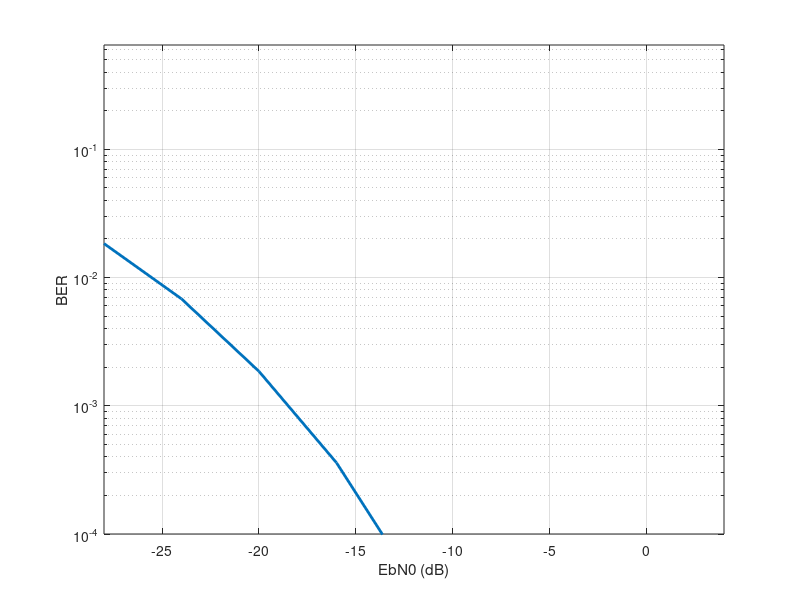

This chart was generated by the following MATLAB code: (Note: this script raises an error after producing the figure.)
% fazer com mais parametros diferentes n aps, n UE

load('4U16AP.mat');
% Plot the graph
figure('Position', [100, 100, 1*560, 1*420]);
title('UE - AP');
semilogy(EbN0, squeeze(mean(ber, [1 2])), 'LineWidth', 2,'DisplayName','UE - AP');
axis([min(EbN0) max(EbN0) 1e-4 0.65]);
xlabel('EbN0 (dB)');
ylabel('BER');
grid on;
hold on;
clc;
clear;


%% For comparing with UE - AP data
clc;
clear;
%function main
%% parameters
% AP parameters
M = 16;                              % n APs
NAp = 16;                           % nr antennas Acess Point

% UE  parameters
U = 4;                              % nr UEs
NUe = 1;                           % nr antennas User Equipment
NrxRF = NUe;                        % nr RF chains is equal to the number of antennas

% channel parameters


Ncl = 5;                            % nr clusters
Nray = 3;                           % nr rays
AngleSpread = 8;                    % angle spread

% OFDM parameters
K = 64;                            % nr of subcarriers
MODULATION_ORDER = 4;               % QPSK



% simulation parameters
Nchannels = 1000;                    % number of channel realizations
Nsym = 1;                          % number of noise realizations
EbN0 = -28:4:4;                   % energy per bit to noise power spectral density ratio 
%EbN0=100;
nvar = 10.^(-EbN0./10)/(log2(MODULATION_ORDER));   % noise variance

%% allocate memory and construct objects
ber = nan(Nchannels, Nsym, length(EbN0));
channel = CWideband_mmWave_Channel(NUe, NAp, K, K/4, Ncl, Nray, 10, 10, AngleSpread);%% construct channel object (DL)
DFT_S_OFDM = CDFT_S_OFDM(K, U, 1, MODULATION_ORDER);                            %% construct DFT-S-OFDM object //sc-fdma (DL)

%% open new figure to plot the results

%% start timer 
tic
    
%% for each channel realization
for ch = 1:Nchannels
    
    % generate channel for all UT and AP pairs
    H0 = generateChannels(channel, U, M); %(DL)
    %% for each noise realization
    for n = 1:Nsym
        % generate noise with unit variance
        noise = sqrt(1/2)*complex(randn(NUe, K), randn(NUe, K)); %(DL)
        %% sweep over the EbN0 range
        for p = 1:length(EbN0)
            %% Access Points
            b = DFT_S_OFDM.genRandBits();                                       % Generate random bits
            s = DFT_S_OFDM.mod(b);                                              % DFT_S_OFDM modulation
            
            H = permute(H0,[4 2 3 5 1]);
            
            Wd = computeDigitalPrecoder(H, nvar(p),M);

            y1 = zeros(K,U);
            y = zeros(K,U); 
            
            for k = 1:K
                for u = 1:U
                    for m = 1:M
                        y1(k,u) = y1(k,u)+H0(:, :, k, u, m) * Wd(:, :, k, m) * s(k, :).' ;
                        
                    end
                    y(k,u) = y1(k,u) + sqrt(nvar(p))*noise(:,k);
                end
            end
     
            br = DFT_S_OFDM.demod(y);
           
            [~, ber(ch, n, p)] = biterr(b, br);
            
        end
    end
    sim_time = toc; % read timer
    
    %% plot results (average ber over channel and noise)
    %semilogy(EbN0, squeeze(nanmean(ber, [1 2])));
    %semilogy(EbN0, squeeze(mean(ber, [1 2])));
    figure(1)
    semilogy(EbN0, squeeze(mean(ber, [1 2])), 'r', 'LineWidth', 2, 'DisplayName','UE - AP');
    axis([min(EbN0) max(EbN0) 1e-4 0.65]); % Adjust the y-axis limit
    xlabel('EbN0 (dB)')
    ylabel('BER')
    grid on;
    sgtitle('Comparison between UE - AP and AP - UE');
    pause(1)                                                                    % wait for the plotting function to finish
    
    %% display information about simulation
    if(mod(ch, 10) == 0)
        avg_sim_time = sim_time/ch;
        Nchannel_left = Nchannels - ch;
        fprintf('Simulation time left (estimate): %0.1f min. \n', avg_sim_time*Nchannel_left/60)
    end
end
%end
legend({'UE-AP','AP-UE'})

%% generate equivalent channel, including precoder, for all UT and AP pairs
function H0 = generateChannels(channel, M, U)
%% Channel parameters
np = 4.1;   % path-Loss exponents
dp_s = 7.6; % standard deviation of shadowing factor
f = 28;     % GHz
rAP = 500;  % AP coverage radius

%% allocate memory for variables
H0 = zeros(channel.Nr, channel.Nt, channel.Nc, M, U);
Arx0 = zeros(channel.Nr, channel.Ncl*channel.Nray, M, U);
pl = zeros(U, M);
muTx = zeros(U, channel.Ncl, M);

%% generate users and access points positions
[xa, ya, xu, yu] = genNodesPositions(rAP, M, U);

%% Average path loss for a scenario with a user at cell border being served by an AP at cell center
averageShadowing = exp((log(10)/10*dp_s)^2/2);  % theoretical value of average shadowing
pathLossWithoutShadowing = pLoss(f,rAP,np,0);   % path loss not considering shadowing
C = pathLossWithoutShadowing*averageShadowing;  % normalization constant

% for each AP
for m = 1:M
    % for each UT
    for u = 1:U
        % generate channel without path loss
        [H0(:, :, :, m, u), ~, Arx0(:, :, m, u), ~, ~, muTx(u,:,m)] = channel.genRandomInstance;
        
        % distance (D) between UTs and APs:
        D = mdist([xu(u), yu(u)], [xa(m), ya(m)]);
        
        % Path Loss
        pl(u,m) = pLoss(f, D, np, dp_s)/C;
        
        H0(:, :, :, m, u) = sqrt(pl(u, m))*H0(:, :, :, m, u);
    end
end
end


function  Wd  = computeDigitalPrecoder(H, nvar, M)
    % Get parameters
    NAp = size(H, 2);  % Number of receivers
    U = size(H, 1);    % Number of users
    K = size(H, 3);    % Number of subcarriers
    M = size(H, 4);    % Number of APs
    
    % Allocate memory for Gd
    Wd = zeros(NAp, U, K, M);
    
    S0 = zeros(U, 1);
    % Compute Gd without Ga
    for m = 1:M
        
        for k = 1:K
            % Compute received signal correlation
            R = H(:, :, k, m) * H(:, :, k, m)'+ nvar * eye(U);
            % Compute optimum digital part
            Wd(:, :, k, m) =  H(:, :, k, m)'*inv(R);
            powers = diag(Wd(:,:,k,m)'*Wd(:,:,k,m));
            Wd(:,:,k,m) = Wd(:,:,k,m)/sqrt(M*diag(powers));
        end
    end
end


%% Path loss
function PL= pLoss(f,d,E_NLOS,f_NLOS)
waveLen = 0.3/f;

G_TX=15;      %15 dBi
G_Rx=24.5;    %24.5 dBi
Gain=G_TX+G_Rx;
Gain_L=10^(Gain/10);

d0=1;
Beta0=10*log10((4*pi*d0)/waveLen).^2;

%E_NLOS=4.1;  %NLOS Path-loss exponents in dB
%f_NLOS=7.6;  %NLOS Standard deviation of shadowing factor in dB

A_NLOS=f_NLOS*randn();     %A_NLOS= 10.^(f_NLOS*randn()/10);  %linear

Beta= Beta0 + 10*E_NLOS*log10(d/d0) + A_NLOS;
Beta_L= 10^(Beta/10);

%Ga_Beta= Gain - Beta;
%Ga_Beta_L1=10^(Ga_Beta/10);

PL= Gain_L/Beta_L;
end

%% Generate nodes positions
function [x, y, xs, ys] = genNodesPositions(rAP, M, U)
% Inputs
%  rAP - AP coverage radius
%  M - number of APs
%  U - number of UTs
% Outputs
%  [x, y] - APs positions
%  [xs, ys] - UTs positions

%%%%%%%%%%%%%% Code %%%%%%%%%%%%%
% Generate APs positions
[x, y] = genUnifUserDist(M, rAP, 0, 0);

% Generate UTs positions within AP radius (500 m)
[xs, ys] = genUnifUserDist(U, rAP, 0, 0);
end

%% Generate uniform user distribution positions within a circle
function [x, y] = genUnifUserDist(M, radius, xCenter, yCenter)
r = radius*rand(1, M);
angles = 2*pi + (0-2*pi).*rand(2, M);
x = xCenter + r.*cos(angles(1,:));
y = yCenter + r.*sin(angles(1,:));
end

%% compute distance between two points
function d = mdist(A, B)
d = sqrt((A(1) - B(1)).^2 + (A(2) - B(2)).^2);
end

